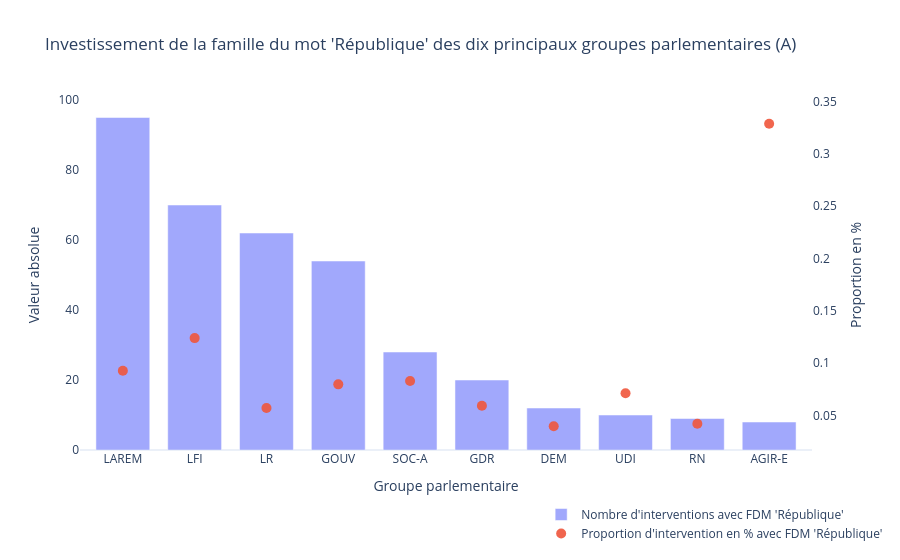

Notebook code cell kept with this figure:
### Code cell
# Paramètres
colonne_condition = "interv_mythe_"
colonne_groupe = "affiliation_et_gouv"

# Compter le nombre de fois où chaque groupe parlementaire dit "République"
df_groupes = (
    df.groupby(colonne_groupe)[colonne_condition]
    .agg(total_mentions="count", true_mentions=lambda x: (x == True).sum())
    .reset_index()
)

# Calculer la proportion
df_groupes["proportion_true"] = df_groupes["true_mentions"] / df_groupes["total_mentions"] * 100  # en %

# Filtrage des 10 premiers (en % ou en valeur absolue)
df_groupes = df_groupes.sort_values("true_mentions", ascending=False).head(10).reset_index(drop=True)


# Créer la figure
fig = go.Figure()

# Nombre d'occurrences de la "République"
fig.add_trace(go.Bar(
    x=df_groupes[colonne_groupe],
    y=df_groupes["true_mentions"],
    name="Nombre d'interventions avec FDM 'République'",
    marker_color="rgba(99, 110, 250, 0.6)",
    yaxis="y1"
))

# Proportion des occurrences de la "République"
fig.add_trace(go.Scatter(
    x=df_groupes[colonne_groupe],
    y=df_groupes["proportion_true"],
    name="Proportion d'intervention en % avec FDM 'République'",
    mode="markers", 
    marker=dict(color="rgba(239, 85, 59, 0.9)", size=10, symbol="circle"),
    yaxis="y2"
))

# Mise en forme
fig.update_layout(
    title="Investissement de la famille du mot 'République' des dix principaux groupes parlementaires (A)",
    xaxis=dict(title="Groupe parlementaire"),
    yaxis=dict(
        title="Valeur absolue",
        showgrid=False
    ),
    yaxis2=dict(
        title="Proportion en %",
        overlaying="y",
        side="right",
        showgrid=False,
    ),
    legend=dict(x=0.63, y=-0.28, bgcolor="rgba(255,255,255,0.7)"),
    template="plotly_white",
    bargap=0.25
)

# Afficher la figure
fig.show()
df_groupes

### Figure 1 — Plotly figure (JSON) as saved in the notebook; plotly's stock layout.template omitted (floating-point values rounded to 4 significant figures)
{"data": [{"marker": {"color": "rgba(99, 110, 250, 0.6)"}, "name": "Nombre d'interventions avec FDM 'République'", "type": "bar", "x": ["LAREM", "LFI", "LR", "GOUV", "SOC-A", "GDR", "DEM", "UDI", "RN", "AGIR-E"], "y": [95, 70, 62, 54, 28, 20, 12, 10, 9, 8], "yaxis": "y"}, {"marker": {"color": "rgba(239, 85, 59, 0.9)", "size": 10, "symbol": "circle"}, "mode": "markers", "name": "Proportion d'intervention en % avec FDM 'République'", "type": "scatter", "x": ["LAREM", "LFI", "LR", "GOUV", "SOC-A", "GDR", "DEM", "UDI", "RN", "AGIR-E"], "y": [0.09265, 0.1238, 0.05712, 0.07964, 0.08287, 0.05914, 0.03961, 0.07112, 0.04196, 0.3287], "yaxis": "y2"}], "layout": {"bargap": 0.25, "legend": {"bgcolor": "rgba(255,255,255,0.7)", "x": 0.63, "y": -0.28}, "title": {"text": "Investissement de la famille du mot 'République' des dix principaux groupes parlementaires (A)"}, "xaxis": {"title": {"text": "Groupe parlementaire"}}, "yaxis": {"showgrid": false, "title": {"text": "Valeur absolue"}}, "yaxis2": {"overlaying": "y", "showgrid": false, "side": "right", "title": {"text": "Proportion en %"}}}}
